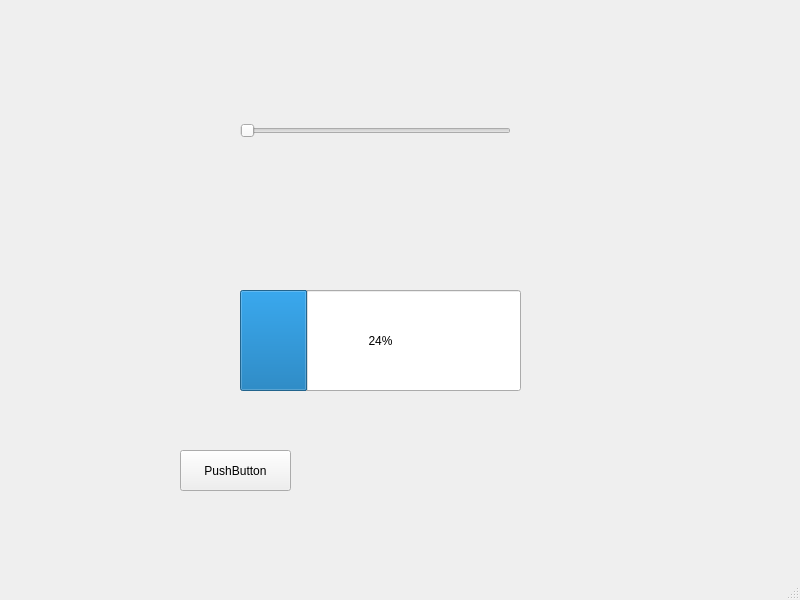
<?xml version="1.0" encoding="UTF-8"?>
<ui version="4.0">
 <class>MainWindow</class>
 <widget class="QMainWindow" name="MainWindow">
  <property name="geometry">
   <rect>
    <x>0</x>
    <y>0</y>
    <width>800</width>
    <height>600</height>
   </rect>
  </property>
  <property name="windowTitle">
   <string>MainWindow</string>
  </property>
  <widget class="QWidget" name="centralwidget">
   <widget class="QSlider" name="horizontalSlider">
    <property name="geometry">
     <rect>
      <x>240</x>
      <y>90</y>
      <width>271</width>
      <height>81</height>
     </rect>
    </property>
    <property name="orientation">
     <enum>Qt::Horizontal</enum>
    </property>
   </widget>
   <widget class="QProgressBar" name="progressBar">
    <property name="geometry">
     <rect>
      <x>240</x>
      <y>290</y>
      <width>281</width>
      <height>101</height>
     </rect>
    </property>
    <property name="value">
     <number>24</number>
    </property>
   </widget>
   <widget class="QPushButton" name="pushButton">
    <property name="geometry">
     <rect>
      <x>180</x>
      <y>450</y>
      <width>111</width>
      <height>41</height>
     </rect>
    </property>
    <property name="text">
     <string>PushButton</string>
    </property>
   </widget>
  </widget>
  <widget class="QMenuBar" name="menubar">
   <property name="geometry">
    <rect>
     <x>0</x>
     <y>0</y>
     <width>800</width>
     <height>23</height>
    </rect>
   </property>
  </widget>
  <widget class="QStatusBar" name="statusbar"/>
 </widget>
 <resources/>
 <connections>
  <connection>
   <sender>horizontalSlider</sender>
   <signal>valueChanged(int)</signal>
   <receiver>progressBar</receiver>
   <slot>setValue(int)</slot>
   <hints>
    <hint type="sourcelabel">
     <x>371</x>
     <y>151</y>
    </hint>
    <hint type="destinationlabel">
     <x>377</x>
     <y>356</y>
    </hint>
   </hints>
  </connection>
 </connections>
</ui>
